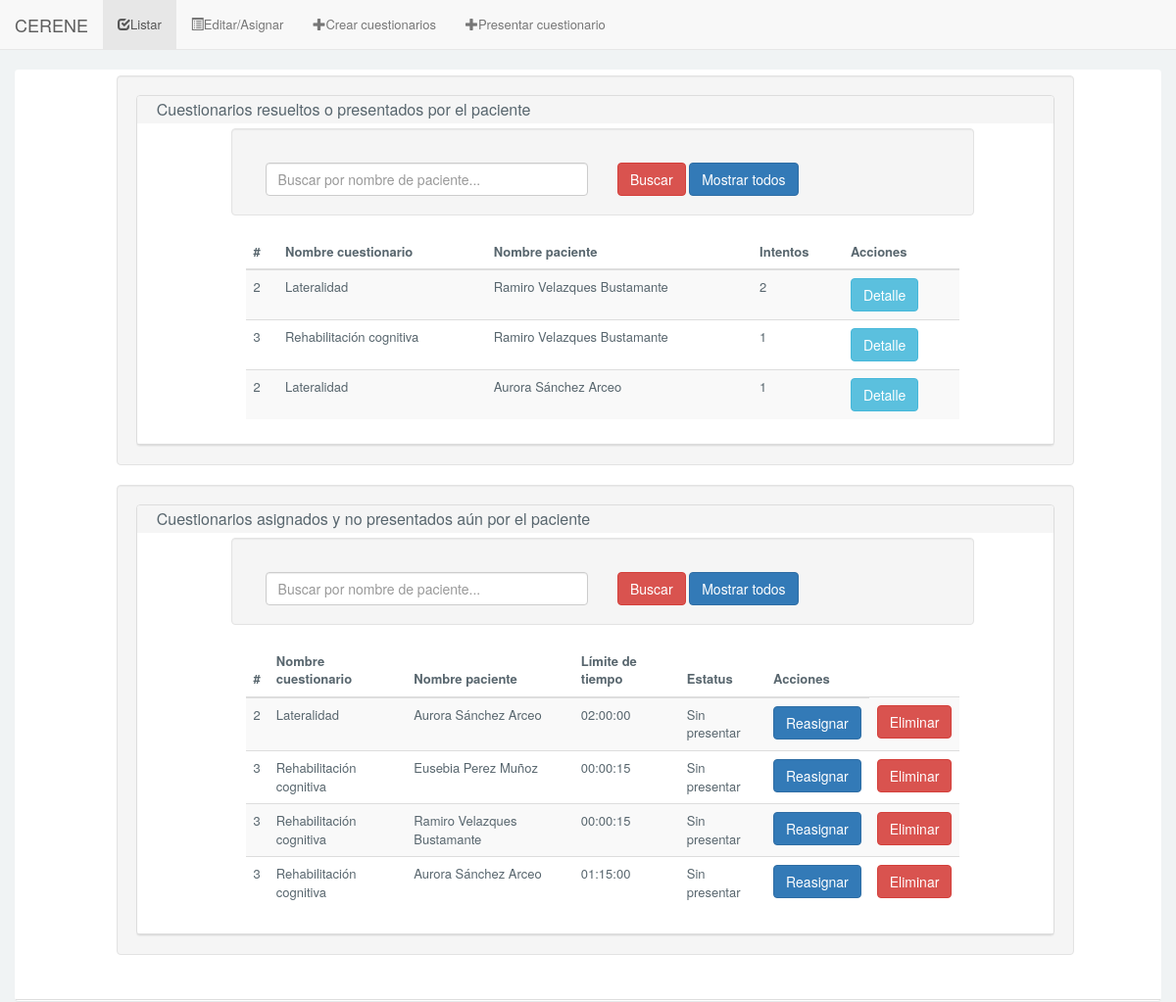
/Cuestionario/cuestionarioListar.php, run on the app's committed database.
### tables this page shows
CREATE TABLE IF NOT EXISTS `cuestionarioResuelto` (
  `idCuestionarioResuelto` INT NOT NULL AUTO_INCREMENT,
  `estatus` TINYINT(1) NULL,
  `fecha` DATE NULL,
  `tiempoInicio` TIME NULL,
  `tiempoFin` TIME NULL,
  `limiteTiempo` TIME NULL,
  `puntuacion` INT(3) NULL,
  `intento` INT(2) NULL,
  `idPaciente` INT NOT NULL,
  `idCuestionario` INT NOT NULL,
  PRIMARY KEY (`idCuestionarioResuelto`),
  INDEX `fk_cuestionarioResuelto_Paciente1_idx` (`idPaciente` ASC),
  INDEX `fk_cuestionarioResuelto_cuestionario1_idx` (`idCuestionario` ASC),
  CONSTRAINT `fk_cuestionarioResuelto_Paciente1`
    FOREIGN KEY (`idPaciente`)
    REFERENCES `Paciente` (`idPaciente`)
    ON DELETE NO ACTION
    ON UPDATE NO ACTION,
  CONSTRAINT `fk_cuestionarioResuelto_cuestionario1`
    FOREIGN KEY (`idCuestionario`)
    REFERENCES `cuestionario` (`idCuestionario`)
    ON DELETE NO ACTION
    ON UPDATE NO ACTION);

CREATE TABLE IF NOT EXISTS `cuestionario` (
  `idCuestionario` INT NOT NULL AUTO_INCREMENT,
  `nombre` VARCHAR(200) NOT NULL,
  PRIMARY KEY (`idCuestionario`));

CREATE TABLE IF NOT EXISTS `Paciente` (
  `idPaciente` INT NOT NULL AUTO_INCREMENT,
  `nombre` VARCHAR(100) NOT NULL,
  `apellidoPaterno` VARCHAR(100) NOT NULL,
  `apellidoMaterno` VARCHAR(100) NOT NULL,
  `numHermanos` INT NOT NULL,
  `lateralidad` VARCHAR(15) NOT NULL,
  `gradoEscolar` VARCHAR(45) NOT NULL,
  `fechaNacimiento` DATE NULL,
  `calle` VARCHAR(255) NULL,
  `numero` VARCHAR(45) NULL,
  `colonia` VARCHAR(100) NULL,
  `municipio` VARCHAR(100) NULL,
  `estado` VARCHAR(50) NULL,
  `cp` INT NULL,
  `genero` VARCHAR(10) NOT NULL,
  `foto` VARCHAR(255) NULL,
  PRIMARY KEY (`idPaciente`));

### Cuestionario/conexion/conexion.php (called while the page is built, shortened)
<?php
	class Conexion{
		public static function conectar(){
		    $server = "localhost";
		    $user = "root";
		    $pass = "";
		    $bd = "cuestionario";
		    $conexion = mysqli_connect($server, $user, $pass,$bd);
		    return $conexion;
		}
		public static function consultaDevolver($sql){
			$conexion = Conexion::conectar();
		    mysqli_set_charset($conexion, "utf8");
		    $resultado = mysqli_query($conexion,$sql);
		    return $resultado;
		}
	}
?>

### Cuestionario/models/cuestionariosResueltos_models.php (called while the page is built, shortened)
<?php
	class cuestionariosResueltos_models{
		public static function listarT1(){
			$sql = "SELECT cuestionarioresuelto.idCuestionarioResuelto, cuestionarioresuelto.idCuestionario, cuestionarioresuelto.idPaciente, cuestionario.nombre AS nombreCuestionario, paciente.nombre AS nombrePaciente, paciente.apellidoPaterno, paciente.apellidoMaterno, MAX(cuestionarioresuelto.intento) AS intentos FROM cuestionario INNER JOIN cuestionarioresuelto ON cuestionario.idCuestionario = cuestionarioresuelto.idCuestionario INNER JOIN paciente ON cuestionarioresuelto.idPaciente = paciente.idPaciente WHERE cuestionarioresuelto.estatus = '1' GROUP BY cuestionarioresuelto.idPaciente, cuestionarioresuelto.idCuestionario";
			$resultado = Conexion::consultaDevolver($sql);
			return $resultado;
		}
		public static function listarT2(){
			$sql = "SELECT cuestionarioresuelto.idCuestionarioResuelto, cuestionarioresuelto.idCuestionario, cuestionarioresuelto.idPaciente, cuestionario.nombre AS nombreCuestionario, paciente.nombre AS nombrePaciente, paciente.apellidoPaterno, paciente.apellidoMaterno, cuestionarioresuelto.limiteTiempo, cuestionarioresuelto.estatus FROM cuestionario INNER JOIN cuestionarioresuelto ON cuestionario.idCuestionario = cuestionarioresuelto.idCuestionario INNER JOIN paciente ON cuestionarioresuelto.idPaciente = paciente.idPaciente WHERE cuestionarioresuelto.estatus = '0'";
			$resultado = Conexion::consultaDevolver($sql);
			return $resultado;
		}
		public static function reasignarANP(){
			$sql = "SELECT paciente.idPaciente, paciente.nombre, paciente.apellidoPaterno, paciente.apellidoMaterno FROM paciente";
			$resultado = Conexion::consultaDevolver($sql);
			return $resultado;
		}
	}
?>

### Cuestionario/cuestionarioListar.php (the view, shortened to what this page needs)
<!DOCTYPE html>
<html lang="es">
    <?php include("design/head.php"); ?>
    <body>
        <?php
            include("design/header.php");
            $resultado = cuestionariosResueltos_models::listarT1();
            $resultado2 = cuestionariosResueltos_models::listarT2();
            $pacientes = cuestionariosResueltos_models::reasignarANP();
        ?>
        <div id="content" class="article-v1">
            <div class="col-md-12">
                <div class="panel">
                    <div class="panel-body">
                        <div class="panel-group">
                            <div class="row">
                                <div class="col-md-10 col-md-offset-1 well">
                                    <div class="panel panel-default">
                                        <div class="panel-heading">
                                            <h4 class="panel-title">
                                                Cuestionarios resueltos o presentados por el paciente
                                            </h4>
                                    </div>
                                    <div class="panel-body">
                                        <div class="col-md-10 col-md-offset-1 well">
                                            <form method="post" action="cuestionarioListarBuscarRP.php">
                                                <div class="form-group">
                                                    <div class="col-md-6">
                                                        <input class="form-control" id="nombre_RP" name="nombre_RP" placeholder="Buscar por nombre de paciente..." type="text">
                                                    </div>
                                                    <div class="col-md-6">
                                                        <input id="btn_buscar" name="btn_search" type="submit" class="btn btn-danger" value="Buscar" />
                                                        <input id="btn-todos" name="btn_todos" type="submit" class="btn btn-primary" onclick="limpiarRP();" value="Mostrar todos" />
                                                    </div>
                                                </div>
                                            </form>
                                        </div>
                                        <div class="col-md-10 col-md-offset-1 bg-border table-responsive">
                                            <table class="table table-striped table-hover">
                                                <thead>
                                                    <tr>
                                                        <th>#</th>
                                                        <th>Nombre cuestionario</th>
                                                        <th>Nombre paciente</th>
                                                        <th>Intentos</th>
                                                        <th>Acciones</th>
                                                    </tr>
                                                </thead>
                                                <tbody>
                                                <?php
                                                    $i = 0;
                                                    while($row = mysqli_fetch_assoc($resultado)){
                                                ?>
                                                    <tr>
                                                        <td><?php echo $row['idCuestionario']; ?></td>
                                                        <td><?php echo $row['nombreCuestionario']; ?></td>
                                                        <td><?php echo $row['nombrePaciente'] . " " . $row['apellidoPaterno'] . " " .$row['apellidoMaterno']; ?></td>
                                                        <td><?php echo $row['intentos']; ?></td>
                                                        <td><a class="btn btn-info"  href="javascript:document.form_editar<?php echo $i; $i++; ?>.submit()">Detalle</a></td>
                                                    </tr>
                                                <?php } ?>
                                                </tbody>
                                            </table>
                                        </div>
                                    </div>
                                </div>
                            </div>
                        </div>
                        <div class="row">
                            <div class="col-md-10 col-md-offset-1 well">
                                <div class="panel panel-default">
                                    <div class="panel-heading">
                                        <h3 id="ANP" class="panel-title">
                                            Cuestionarios asignados y no presentados aún por el paciente</a>
                                        </h3>
                                </div>
                                <div class="panel-body">
                                    <div class="col-md-10 col-md-offset-1 well">
                                        <form action="cuestionarioListarBuscarANP.php" method="post">
                                            <div class="form-group">
                                                <div class="col-md-6">
                                                    <input class="form-control" id="nombre_ANP" name="nombre_ANP" placeholder="Buscar por nombre de paciente..." type="text" value="" />
                                                </div>
                                                <div class="col-md-6">
                                                    <input id="btn_search" name="btn_search" type="submit" class="btn btn-danger" value="Buscar">
                                                    <input id="btn_todos" name="btn_todos" class="btn btn-primary" value="Mostrar todos" onclick="limpiarANP();" type="submit">
                                                </div>
                                            </div>
                                        </form>
                                    </div>
                                    <div class="col-md-10 col-md-offset-1 bg-border table-responsive">
                                        <table class="table table-striped table-hover">
                                            <thead>
                                                <tr>
                                                    <th>#</th>
                                                    <th>Nombre cuestionario</th>
                                                    <th>Nombre paciente</th>
                                                    <th>Límite de tiempo</th>
                                                    <th>Estatus</th>
                                                    <th>Acciones</th>
                                                </tr>
                                            </thead>
                                            <tbody>
                                                <?php
                                                    while($row = mysqli_fetch_assoc($resultado2)){
                                                ?>
                                                <tr>
                                                    <td><?php echo $row['idCuestionario']; ?></td>
                                                    <td><?php echo $row['nombreCuestionario']; ?></td>
                                                    <td><?php echo $row['nombrePaciente'] . " " . $row['apellidoPaterno']. " " .$row['apellidoMaterno']; ?></td>
                                                    <td><?php echo $row['limiteTiempo']; ?></td>
                                                    <td><?php if($row['estatus'] == '0') echo "Sin presentar"; ?></td>
                                                    <td><button type="button" class="btn btn-primary btn-md" data-toggle="modal" data-target="#myModalReasignar" onclick="recuperarId('<?php echo $row['idCuestionario'];?>','<?php echo $row['idPaciente']; ?>','<?php echo $row['limiteTiempo'];?>');">Reasignar</button></td>
                                                    <td><button type="button" class="btn btn-danger btn-md" data-toggle="modal" data-target="#myModalEliminar" onclick="eliminarId('<?php echo $row['idCuestionario'];?>','<?php echo $row['idPaciente']; ?>');">Eliminar</button></td>
                                                </tr>
                                                <?php } ?>
                                            </tbody>
                                        </table>
                                    </div>
                                </div>
                            </div>
                        </div>
                    </div>
                </div>
            </div>
        </div>
        </div>
    </div>
</body>
</html>

### Cuestionario/design/head.php (shortened to what this page needs)
<head>
    <link href="css/bootstrap.min.css" rel="stylesheet">
    <link href="css/estilos.css" rel="stylesheet">
</head>

### Cuestionario/design/header.php (shortened to what this page needs)
<nav class="navbar navbar-default navbar-static-top" role="navigation">
    <div class="navbar-header">
        <a class="navbar-brand" href="#">CERENE</a>
    </div>
    <div class="collapse navbar-collapse navbar-ex1-collapse">
        <ul class="nav navbar-nav">
            <li class="active"><a href="cuestionarioListar.php"><span class="glyphicon glyphicon-check" aria-hidden="true"></span>Listar</a></li>
            <li><a href="cuestionarioEditarAsignar.php"><span class="glyphicon glyphicon-list-alt" aria-hidden="true"></span>Editar/Asignar</a></li>
            <li><a href="cuestionarios_crear.php"><span class="glyphicon glyphicon-plus" aria-hidden="true"></span>Crear cuestionarios</a></li>
            <li><a href="cuestionarioPresentar.php"><span class="glyphicon glyphicon-plus" aria-hidden="true"></span>Presentar cuestionario</a></li>
        </ul>
    </div>
</nav>

### Cuestionario/css/estilos.css (style rules this page uses)
body { font-family: "Source Sans Pro","Helvetica Neue",Helvetica,Arial,sans-serif; font-size: 13px; background-color:#f0f3f4; line-height: 1.42857143 !important; color: #58666e !important; }
.panel-heading { line-height: 1.42857143 !important; color: #58666e !important; }
.panel-heading,.fc-head { padding: 0px; background: #F9F9F9; padding: 5px; padding-left: 20px; border-bottom: 1px solid #ddd; }
.panel-body { padding: 0px; padding: 5px; padding-left: 20px; border-bottom: 1px solid #ddd; }

### data on the page
cuestionarioresuelto: idCuestionario "2", idCuestionario.nombre "Lateralidad", idPaciente.nombre "Ramiro", idPaciente.apellidoPaterno "Velazques", idPaciente.apellidoMaterno "Bustamante", intentos "2"
cuestionarioresuelto: idCuestionario "3", idCuestionario.nombre "Rehabilitación cognitiva", idPaciente.nombre "Ramiro", idPaciente.apellidoPaterno "Velazques", idPaciente.apellidoMaterno "Bustamante", intentos "1"
cuestionarioresuelto: idCuestionario "2", idCuestionario.nombre "Lateralidad", idPaciente.nombre "Aurora", idPaciente.apellidoPaterno "Sánchez", idPaciente.apellidoMaterno "Arceo", intentos "1"
cuestionarioresuelto: idCuestionario "2", idCuestionario.nombre "Lateralidad", idPaciente.nombre "Aurora", idPaciente.apellidoPaterno "Sánchez", idPaciente.apellidoMaterno "Arceo", limiteTiempo "02:00:00", estatus "Sin presentar"
cuestionarioresuelto: idCuestionario "3", idCuestionario.nombre "Rehabilitación cognitiva", idPaciente.nombre "Eusebia", idPaciente.apellidoPaterno "Perez", idPaciente.apellidoMaterno "Muñoz", limiteTiempo "00:00:15", estatus "Sin presentar"
cuestionarioresuelto: idCuestionario "3", idCuestionario.nombre "Rehabilitación cognitiva", idPaciente.nombre "Ramiro", idPaciente.apellidoPaterno "Velazques", idPaciente.apellidoMaterno "Bustamante", limiteTiempo "00:00:15", estatus "Sin presentar"
cuestionarioresuelto: idCuestionario "3", idCuestionario.nombre "Rehabilitación cognitiva", idPaciente.nombre "Aurora", idPaciente.apellidoPaterno "Sánchez", idPaciente.apellidoMaterno "Arceo", limiteTiempo "01:15:00", estatus "Sin presentar"
